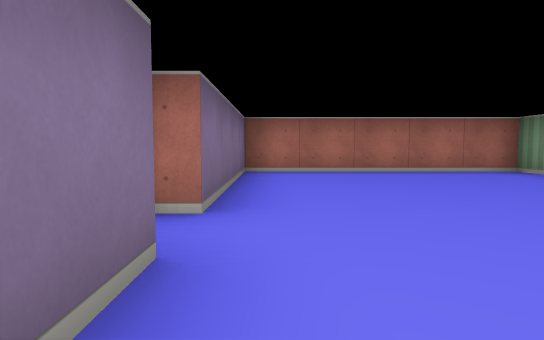
[1] (above)

16 first-person views from a walk through a cub3D level. The camera is about half as high as the walls, tilts 4° down and sees 75° across. The floor is counted in squares. Each view is taken from the middle of a square. On the plan, view 1 faces up. The plan holds only what a view shows up to about 9 squares ahead; the rest is blank.

[2]
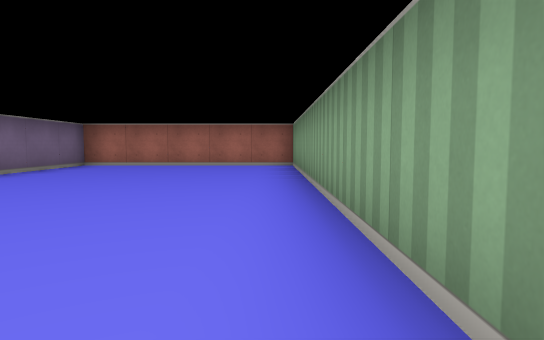

[3]
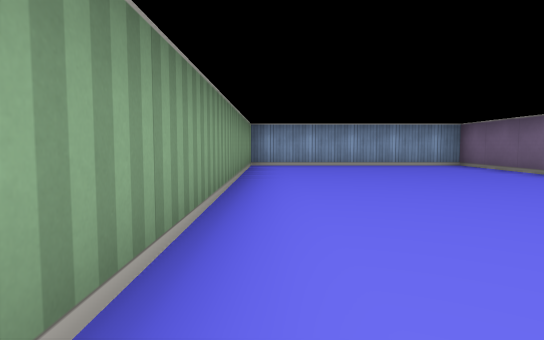

[4]
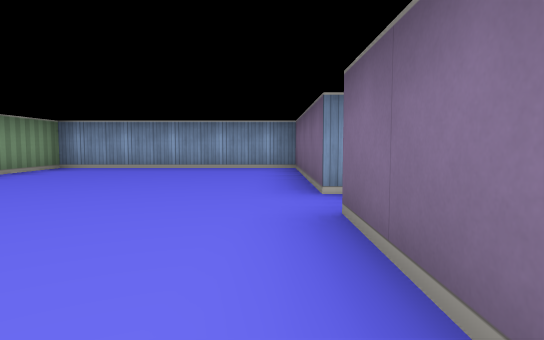

[5]
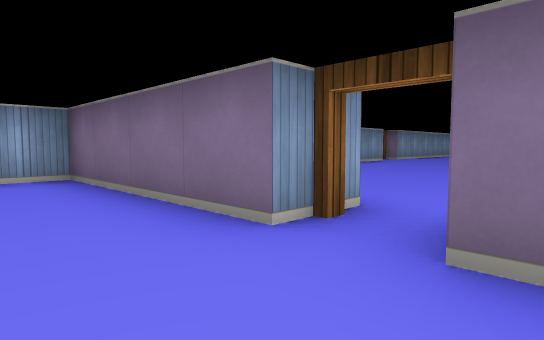

[6]
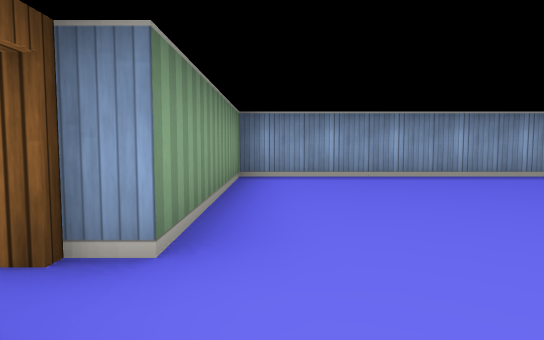

[7]
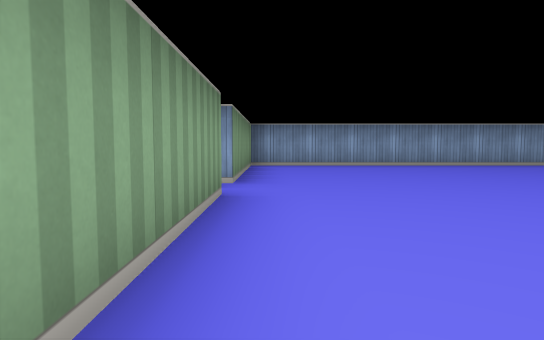

[8]
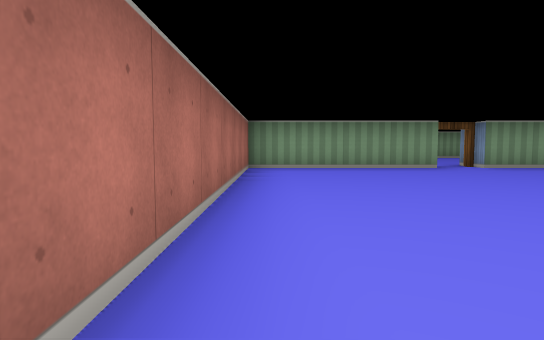

[9]
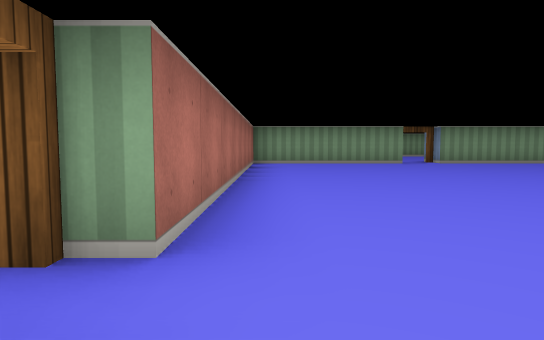

[10]
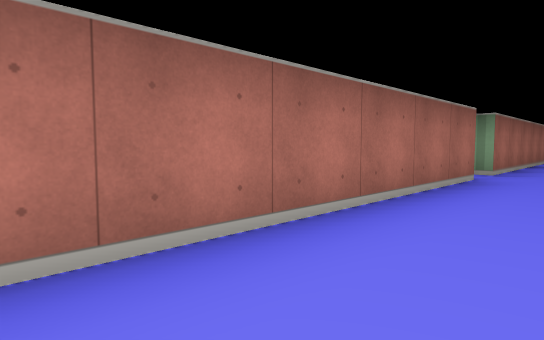

[11]
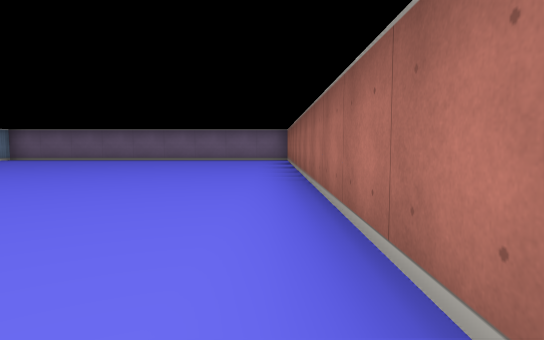

[12]
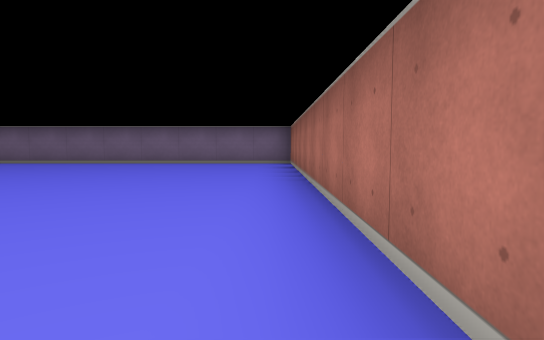

[13]
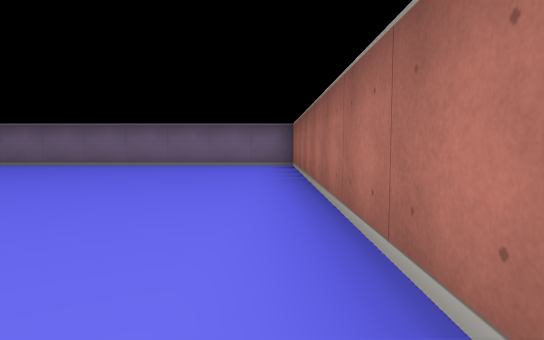

[14]
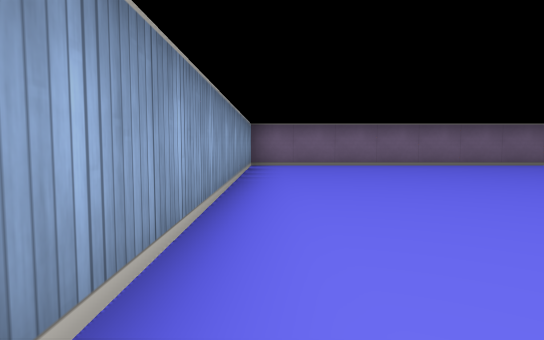

[15]
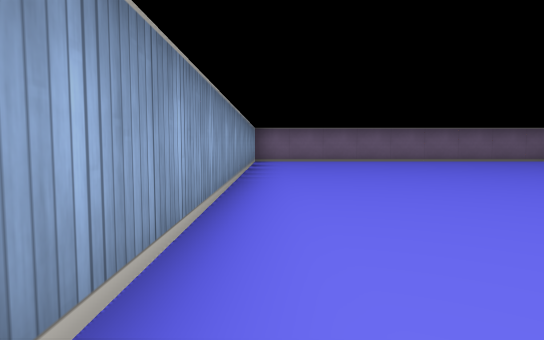

[16]
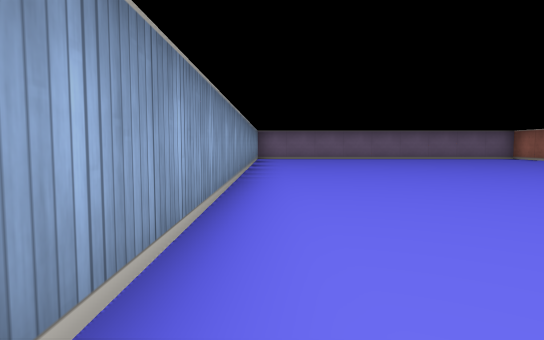

### Floor plan
Ten units are one square. View 1 is at (0, 0); x grows to the right and y downward. Boxes are objects, and circles mark ways between rooms. Rooms are numbered by the first view taken in them; rooms with no view inside come last. Other rooms are left out.
<svg viewBox="-250 -75 300 105">
<path fill="none" stroke="#000" d="M-5 -15 -5 25 45 25 45 -65 -5 -65 -5 -25M-105 -65 -245 -65 -245 25 -126 25M-86 25 -15 25 -15 -15M-15 -24 -15 -65 -95 -65"/>
<circle cx="-10" cy="-20" r="3" fill="#2a7"/>
<text x="20" y="-20">1</text>
<text x="-130" y="-20">2</text>
</svg>
Room 1 opens to room 2.

Where each view was taken, in squares from view 1:
view 1: 0 up, 0 right, facing up
view 2: 2 down, 4 right, facing up
view 3: 6 up, 4 right, facing down
view 4: 5 up, 0 right, facing down
view 5: 3 up, 1 right, facing down-left
view 6: 3 up, 2 left, facing down
view 7: 6 up, 2 left, facing down
view 8: 6 up, 9 left, facing right
view 9: 6 up, 11 left, facing right
view 10: 5 up, 16 left, facing up-right
view 11: 6 up, 13 left, facing left
view 12: 6 up, 15 left, facing left
view 13: 6 up, 16 left, facing left
view 14: 2 down, 16 left, facing left
view 15: 2 down, 14 left, facing left
view 16: 2 down, 12 left, facing left
